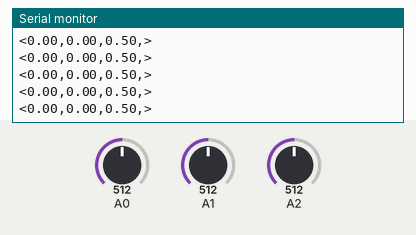
Bench run of a sketch on a simulated Arduino Uno, built with avr-gcc and run on an emulated ATmega328P. On the bench: the last lines printed to the serial monitor. The inputs (shaded band) are chosen by the test bench; at power-on: A1 = 512, A0 = 512, A2 = 512.

Above: at 4.2 s.
4.3 s: A1 set to 700
At 5.0 s:
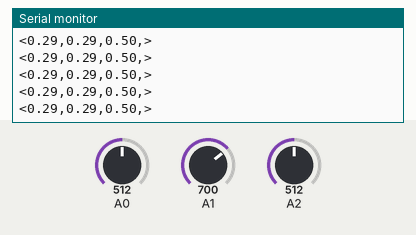
7.3 s: A1 set to 729
At 8.3 s:
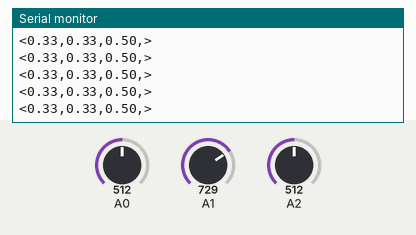
13.3 s: A0 set to 733
At 14.3 s:
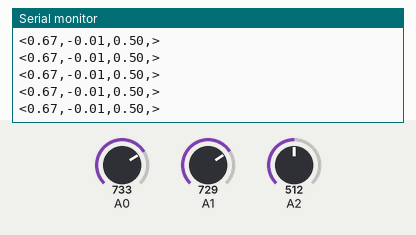
Timing chart, 0 to 16.3 s (numbered marks = the images above; inputs shaded):
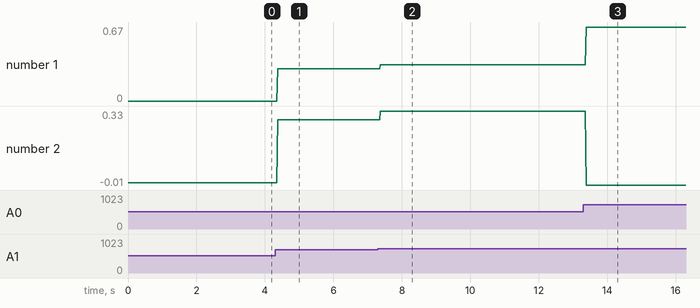

The sketch:

JoystickSendData.ino
```cpp
/*Purpose: To send data from joysticks serially to a C++ program via a string
  Arduino setup: Arduino, Joystick (x1), Potentiometer (x1)
  Author:    William Keller & Weston Scott
  Date Created:      10/12/20
*/

//Intialize variables, constants, and libraries
#include "math.h"
//float x1Position = 0.0;
//float y1Position = 0.0;
float pot_1 = 0.0;
float x2Position = 0.0;
float y2Position = 0.0;
float rads = 45*M_PI/180;


void setup() {
  //Set up baud rate and pins
  Serial.begin(9600); // C++ uses 9600, if this is changed, make sure to change in C++ aswell
  pinMode(A0, INPUT);
  pinMode(A1, INPUT);
  pinMode(A2, INPUT);
  //pinMode(A3, INPUT);
}


void loop() {
  //Calculate pot & joystick locations
  pot_1 = (analogRead(A2)/1024.0);
  float h = sqrt(pow(rads,2)*2.0);
  x2Position = (analogRead(A0)-512.0)*h/512.0;  //must go between h and -h
  y2Position = (analogRead(A1)-512.0)*h/512.0;
  //rotate points to find new x and y
  float xp = x2Position*cos(rads) + y2Position*sin(rads);
  float yp = -x2Position*sin(rads) + y2Position*cos(rads);
  //if higher than rad make it rad
  if (xp > rads){
    xp = rads;
  }
  else if (xp < -rads){
    xp = -rads;
  }
  if (yp > rads){
    yp = rads;
  }
  else if (yp < -rads){
    yp = -rads;
  }

  //Send data serially
  outgoingData( xp, yp, pot_1);
}

// Function input: positions of the joystick and pot.
//           output: A serial code of those positions in form of string
void outgoingData(float x, float y, float pot) {
  float data[] = {x, y, pot};
  String str ="<";
  for (int i = 0; i < sizeof(data) / sizeof(data[0]); i++) {
    str.concat(data[i]);
    if (i != sizeof(data) / sizeof(data[0])-1){
      str.concat(",");
    }
  }
  str.concat(",>");
  Serial.println(str);
}
```

Measured:
- after the input at 4.3 s, the serial monitor: prints a new line after 0.07 s (image 1)
- after the input at 7.3 s, the serial monitor: prints a new line after 0.07 s (image 2)
- after the input at 13.3 s, the serial monitor: prints a new line after 0.08 s (image 3)
- plotted number 1: 0 → 0.29 after the input at 4.3 s, 0.29 → 0.33 after the input at 7.3 s, 0.33 → 0.67 after the input at 13.3 s
- plotted number 2: 0 → 0.29 after the input at 4.3 s, 0.29 → 0.33 after the input at 7.3 s, 0.33 → -0.01 after the input at 13.3 s
